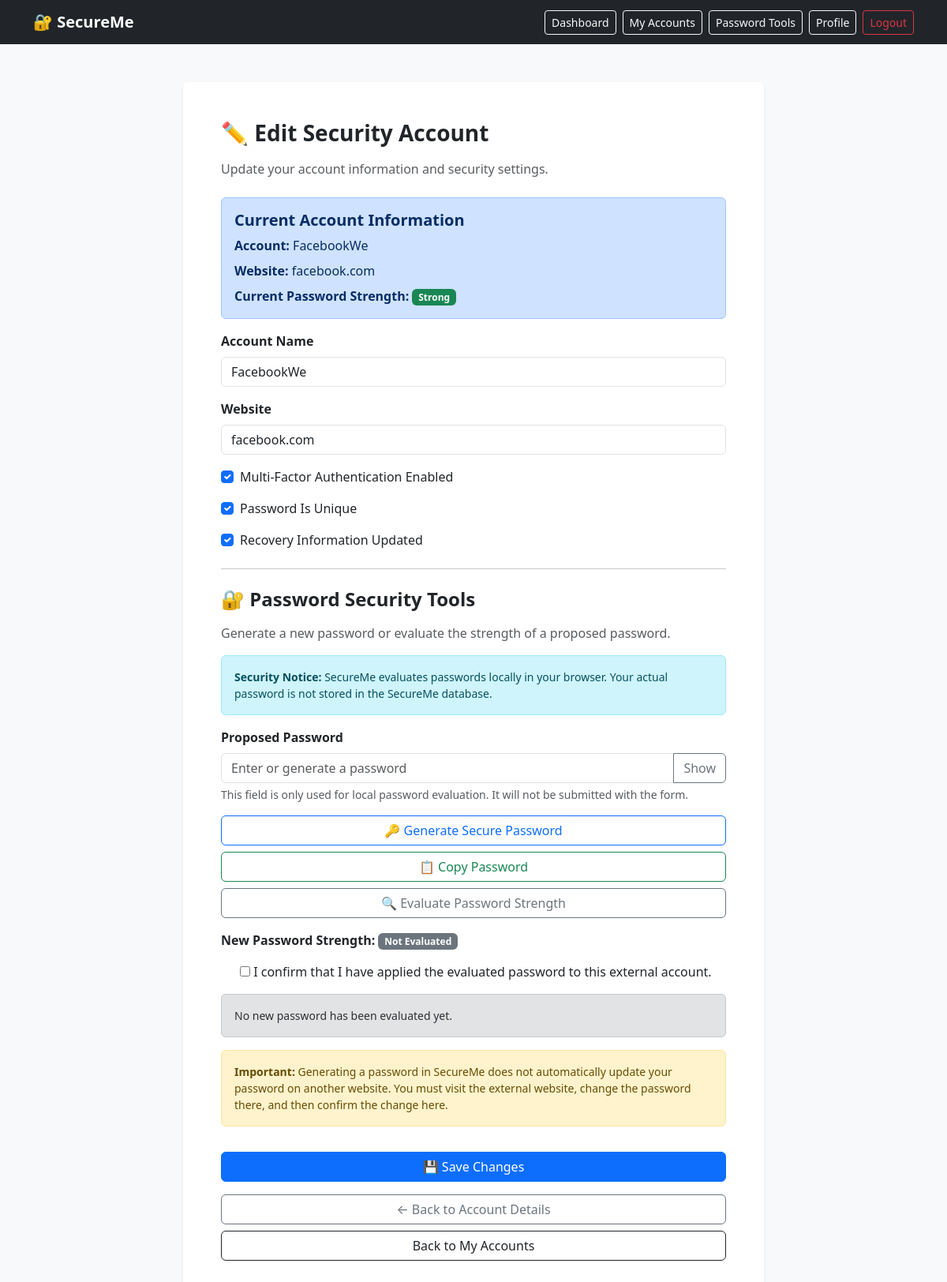
Page /accounts/4/edit/ (signed in) on the committed database.
### dashboard/models.py (models this page shows, shortened)
class SecurityAccount(models.Model):
    user = models.ForeignKey(
        settings.AUTH_USER_MODEL,
        on_delete=models.CASCADE,
        related_name="security_accounts"
    )
    account_name = models.CharField(
        max_length=100
    )
    website = models.CharField(
        max_length=200,
        blank=True
    )
    mfa_enabled = models.BooleanField(
        default=False
    )
    password_unique = models.BooleanField(
        default=False
    )
    password_strength = models.CharField(
        max_length=20,
        choices=[
            ("Weak", "Weak"),
            ("Medium", "Medium"),
            ("Strong", "Strong"),
        ],
        default="Weak"
    )
    recovery_updated = models.BooleanField(
        default=False
    )

### dashboard/views.py (the view)
@login_required
def edit_account(request, account_id):
    account = get_object_or_404(
        SecurityAccount,
        id=account_id,
        user=request.user
    )
    if request.method == "POST":
        form = SecurityAccountForm(
            request.POST,
            instance=account
        )
        if form.is_valid():
            updated_account = form.save(commit=False)
            strength = form.cleaned_data.get(
                "evaluated_password_strength"
            )
            confirmed = form.cleaned_data.get(
                "confirm_password_applied"
            )
            if strength and confirmed:
                updated_account.password_strength = strength
            updated_account.save()
            return redirect(
                "account_detail",
                account_id=account.id
            )
    else:
        form = SecurityAccountForm(instance=account)
    return render(
        request,
        "dashboard/edit_account.html",
        {
            "form": form,
            "account": account,
        }
    )

### dashboard/templates/dashboard/edit_account.html (shortened to what this page needs)
{% load static %}
<!DOCTYPE html>
<html lang="en">
<head>
    <link
        href="https://cdn.jsdelivr.net/npm/bootstrap@5.3.3/dist/css/bootstrap.min.css"
        rel="stylesheet"
    >
</head>
<body class="bg-light">
    <nav class="navbar navbar-expand-lg navbar-dark bg-dark">
        <div class="container">
            <a class="navbar-brand fw-bold"
               href="{% url 'home' %}">
                🔐 SecureMe
            </a>
            <div class="d-flex flex-wrap gap-2">
                <a href="{% url 'home' %}"
                   class="btn btn-outline-light btn-sm">
                    Dashboard
                </a>
                <a href="{% url 'account_list' %}"
                   class="btn btn-outline-light btn-sm">
                    My Accounts
                </a>
                <a href="{% url 'password_checker' %}"
                   class="btn btn-outline-light btn-sm">
                    Password Tools
                </a>
                <a href="{% url 'profile' %}"
                   class="btn btn-outline-light btn-sm">
                    Profile
                </a>
                <form method="POST"
                      action="{% url 'logout' %}">
                    <button
                        type="submit"
                        class="btn btn-outline-danger btn-sm">
                        Logout
                    </button>
                </form>
            </div>
        </div>
    </nav>
    <main class="container py-5">
        <div class="row justify-content-center">
            <div class="col-12 col-md-10 col-lg-8">
                <div class="card shadow-sm border-0">
                    <div class="card-body p-4 p-md-5">
                        <h1 class="h3 fw-bold mb-3">
                            ✏️ Edit Security Account
                        </h1>
                        <p class="text-muted mb-4">
                            Update your account information
                            and security settings.
                        </p>
                        <div class="alert alert-primary">
                            <h2 class="h5 fw-bold">
                                Current Account Information
                            </h2>
                            <p class="mb-2">
                                <strong>Account:</strong>
                                {{ account.account_name }}
                            </p>
                            <p class="mb-2">
                                <strong>Website:</strong>
                                {{ account.website|default:"Not provided" }}
                            </p>
                            <p class="mb-0">
                                <strong>Current Password Strength:</strong>
                                {% if account.password_strength == "Strong" %}
                                    <span class="badge bg-success">
                                        Strong
                                    </span>
                                {% elif account.password_strength == "Medium" %}
                                    <span class="badge bg-warning text-dark">
                                        Medium
                                    </span>
                                {% else %}
                                    <span class="badge bg-danger">
                                        Weak
                                    </span>
                                {% endif %}
                            </p>
                        </div>
                        <form method="POST"
                              id="securityAccountForm">
                            <div class="mb-3">
                                <label
                                    for="{{ form.account_name.id_for_label }}"
                                    class="form-label fw-bold">
                                    Account Name
                                </label>
                                {{ form.account_name }}
                            </div>
                            <div class="mb-3">
                                <label
                                    for="{{ form.website.id_for_label }}"
                                    class="form-label fw-bold">
                                    Website
                                </label>
                                {{ form.website }}
                            </div>
                            <div class="form-check mb-3">
                                {{ form.mfa_enabled }}
                                <label
                                    for="{{ form.mfa_enabled.id_for_label }}"
                                    class="form-check-label">
                                    Multi-Factor Authentication Enabled
                                </label>
                            </div>
                            <div class="form-check mb-3">
                                {{ form.password_unique }}
                                <label
                                    for="{{ form.password_unique.id_for_label }}"
                                    class="form-check-label">
                                    Password Is Unique
                                </label>
                            </div>
                            <div class="form-check mb-4">
                                {{ form.recovery_updated }}
                                <label
                                    for="{{ form.recovery_updated.id_for_label }}"
                                    class="form-check-label">
                                    Recovery Information Updated
                                </label>
                            </div>
                            <hr class="my-4">
                            <h2 class="h4 fw-bold mb-3">
                                🔐 Password Security Tools
                            </h2>
                            <p class="text-muted">
                                Generate a new password or
                                evaluate the strength of a
                                proposed password.
                            </p>
                            <div class="alert alert-info small">
                                <strong>Security Notice:</strong>
                                SecureMe evaluates passwords
                                locally in your browser.
                                Your actual password is not
                                stored in the SecureMe database.
                            </div>
                            <div class="mb-3">
                                <label
                                    for="accountPasswordInput"
                                    class="form-label fw-bold">
                                    Proposed Password
                                </label>
                                <div class="input-group">
                                    <input
                                        type="password"
                                        id="accountPasswordInput"
                                        class="form-control"
                                        placeholder="Enter or generate a password"
                                        autocomplete="off"
                                        spellcheck="false"
                                        autocapitalize="off"
                                    >
                                    <button
                                        type="button"
                                        id="showAccountPassword"
                                        class="btn btn-outline-secondary">
                                        Show
                                    </button>
                                </div>
                                <div class="form-text">
                                    This field is only used
                                    for local password evaluation.
                                    It will not be submitted
                                    with the form.
                                </div>
                            </div>
                            <div class="d-grid gap-2 mb-3">
                                <button
                                    type="button"
                                    id="generateAccountPassword"
                                    class="btn btn-outline-primary">
                                    🔑 Generate Secure Password
                                </button>
                                <button
                                    type="button"
                                    id="copyAccountPassword"
                                    class="btn btn-outline-success">
                                    📋 Copy Password
                                </button>
                                <button
                                    type="button"
                                    id="evaluateAccountPassword"
                                    class="btn btn-outline-secondary">
                                    🔍 Evaluate Password Strength
                                </button>
                            </div>
                            <div class="mb-3">
                                <span class="fw-bold">
                                    New Password Strength:
                                </span>
                                <span
                                    id="accountPasswordStrength"
                                    class="badge bg-secondary">
                                    Not Evaluated
                                </span>
                            </div>
                            <div class="form-check mb-3">
                                {{ form.confirm_password_applied }}
                                <label
                                    for="{{ form.confirm_password_applied.id_for_label }}"
                                    class="form-check-label">
                                    I confirm that I have applied
                                    the evaluated password to
                                    this external account.
                                </label>
                            </div>
                            <div
                                id="accountPasswordFeedback"
                                class="alert alert-secondary small"
                                role="status"
                                aria-live="polite">
                                No new password has been
                                evaluated yet.
                            </div>
                            <div class="alert alert-warning small">
                                <strong>Important:</strong>
                                Generating a password in SecureMe
                                does not automatically update
                                your password on another website.
                                You must visit the external website,
                                change the password there,
                                and then confirm the change here.
                            </div>
                            <button
                                type="submit"
                                class="btn btn-primary w-100 mt-3">
                                💾 Save Changes
                            </button>
                        </form>
                        <a
                            href="{% url 'account_detail' account.id %}"
                            class="btn btn-outline-secondary w-100 mt-3">
                            ← Back to Account Details
                        </a>
                        <a
                            href="{% url 'account_list' %}"
                            class="btn btn-outline-dark w-100 mt-2">
                            Back to My Accounts
                        </a>
                    </div>
                </div>
            </div>
        </div>
    </main>
</body>
</html>

### rows in the picture
SecurityAccount: account_name "FacebookWe", website "facebook.com", mfa_enabled "☑", password_unique "☑", recovery_updated "☑"
